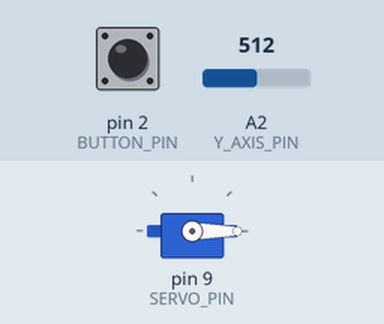
Bench run of a sketch on a simulated Arduino Uno, built with avr-gcc and run on an emulated ATmega328P. Shown: servo. The test bench sets the inputs (shaded band); at power-on: A2 (Y_AXIS_PIN) = 512, pin 2 (BUTTON_PIN) HIGH.

Above: at 1.2 s.
1.3 s: A2 (Y_AXIS_PIN) set to 307
2.8 s: A2 (Y_AXIS_PIN) set to 291
At 3.8 s:
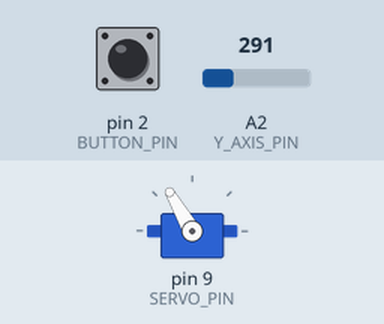
4.9 s: pin 2 (BUTTON_PIN) pulled LOW for 0.15 s
8.0 s: pin 2 (BUTTON_PIN) pulled LOW for 1 s
At 8.46 s:
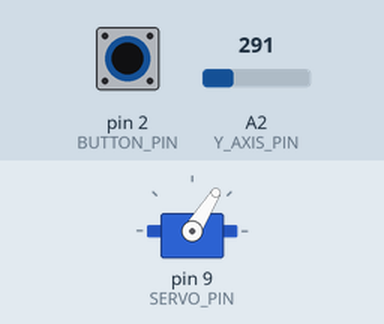
11.5 s: pin 2 (BUTTON_PIN) pulled LOW for 3.2 s
At 12.26 s:
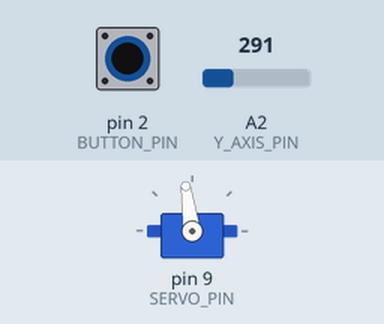
Timing chart, 0 to 17.2 s (numbered marks = the images above; inputs shaded):
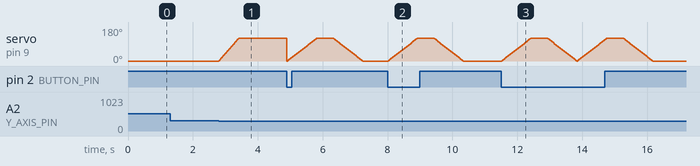

Measured:
- the behaviour switches between 300 and 299 on A2 (Y_AXIS_PIN) (found by bisection; images 0 and 1)
- after the input at 1.3 s, every drawn part: stays the same
- after the input at 2.8 s, servo on pin 9 (SERVO_PIN): moves from 0° to 120° over 0.61 s, starting at once
- after the input at 8.0 s, servo on pin 9 (SERVO_PIN): rises from 0° to 120° in 0.90 s, then falls to 0° in 1.4 s

The sketch:

sketch_jun3a.ino
```cpp
#include <Servo.h>

Servo servoMotor;  // Creëer een Servo-object voor de aansturing van de servo

// Pin configuraties
const int SERVO_PIN = 9;         // Servo is aangesloten op pin 9
const int BUTTON_PIN = 2;        // Drukknop is aangesloten op pin 2
const int X_AXIS_PIN = A3;       // X-as van de joystick is aangesloten op analoge pin A3 (momenteel niet gebruikt)
const int Y_AXIS_PIN = A2;       // Y-as van de joystick is aangesloten op analoge pin A2

// Joystick grenzen
const int Y_POSITION_UPPER_THRESHOLD = 300;  // Drempelwaarde voor joystick omhoog
const int Y_POSITION_LOWER_THRESHOLD = 700;  // Drempelwaarde voor joystick omlaag

// Servo hoeken
const int MAX_SERVO_ANGLE = 120;  // Maximale hoek van de servo (120 graden)
const int MIN_SERVO_ANGLE = 0;    // Minimale hoek van de servo (0 graden)

// Delays in milliseconden
const int SHORT_DELAY = 10;       // Korte vertraging (voor vloeiende beweging)
const int MEDIUM_DELAY = 15;      // Middellange vertraging (voor knoprespons)
const int LONG_DELAY = 500;       // Lange vertraging (pauze bij volledig bewegen)

// Huidige servo positie
int currentServoPosition = 0;  // Houdt de huidige positie van de servo bij

void setup() {
  // Seriële communicatie voor debugging
  Serial.begin(9600);

  // Servo motor initialisatie
  servoMotor.attach(SERVO_PIN);  // Koppel de servo aan pin 9
  servoMotor.write(currentServoPosition);  // Zet de beginpositie van de servo op 0 graden

  // Pin modes instellen
  pinMode(X_AXIS_PIN, INPUT);     // X-as van de joystick als input
  pinMode(Y_AXIS_PIN, INPUT);     // Y-as van de joystick als input
  pinMode(BUTTON_PIN, INPUT_PULLUP);  // Drukknop als input met interne pull-up weerstand
}

void loop() {
  // Joystick controle
  checkJoystick();  // Controleer de positie van de joystick

  // Drukknop controle
  if (isButtonPressed()) {  // Controleer of de drukknop is ingedrukt
    handleButtonPress();  // Als de knop is ingedrukt, voer de bijbehorende functie uit
  }
}

// Functie om de joystick positie te controleren en de servo aan te passen
void checkJoystick() {
  int yPosition = readJoystickYAxis();  // Lees de Y-as positie van de joystick

  // Joystick omhoog bewogen
  if (isJoystickUp(yPosition) && !isServoAtMaxAngle()) {  // Als de joystick omhoog is en de servo niet op de maximale hoek staat
    moveServoUp();  // Beweeg de servo omhoog
  }
  // Joystick omlaag bewogen
  else if (isJoystickDown(yPosition) && !isServoAtMinAngle()) {  // Als de joystick omlaag is en de servo niet op de minimale hoek staat
    moveServoDown();  // Beweeg de servo omlaag
  }
}

// Functie om de joystick Y-as te lezen
int readJoystickYAxis() {
  return analogRead(Y_AXIS_PIN);  // Lees de analoge waarde van de Y-as van de joystick
}

// Functie om te controleren of de joystick omhoog is bewogen
bool isJoystickUp(int yPosition) {
  return yPosition < Y_POSITION_UPPER_THRESHOLD;  // Controleer of de Y-as positie kleiner is dan de drempelwaarde voor omhoog
}

// Functie om te controleren of de joystick omlaag is bewogen
bool isJoystickDown(int yPosition) {
  return yPosition > Y_POSITION_LOWER_THRESHOLD;  // Controleer of de Y-as positie groter is dan de drempelwaarde voor omlaag
}

// Functie om te controleren of de servo aan de maximale hoek staat
bool isServoAtMaxAngle() {
  return currentServoPosition >= MAX_SERVO_ANGLE;  // Controleer of de huidige positie gelijk is aan of groter is dan de maximale hoek
}

// Functie om te controleren of de servo aan de minimale hoek staat
bool isServoAtMinAngle() {
  return currentServoPosition <= MIN_SERVO_ANGLE;  // Controleer of de huidige positie gelijk is aan of kleiner is dan de minimale hoek
}

// Functie om de servo omhoog te bewegen
void moveServoUp() {
  currentServoPosition += 2;  // Verhoog de servo positie met 2 graden
  servoMotor.write(currentServoPosition);  // Beweeg de servo naar de nieuwe positie
  delay(SHORT_DELAY);  // Voeg een korte vertraging toe voor vloeiende beweging
}

// Functie om de servo omlaag te bewegen
void moveServoDown() {
  currentServoPosition -= 2;  // Verlaag de servo positie met 2 graden
  servoMotor.write(currentServoPosition);  // Beweeg de servo naar de nieuwe positie
  delay(SHORT_DELAY);  // Voeg een korte vertraging toe voor vloeiende beweging
}

// Functie om te controleren of de drukknop is ingedrukt
bool isButtonPressed() {
  return digitalRead(BUTTON_PIN) == LOW;  // Controleer of de drukknop is ingedrukt (LOW betekent ingedrukt omdat de pull-up weerstand is ingeschakeld)
}

// Functie die wordt aangeroepen wanneer de drukknop is ingedrukt
void handleButtonPress() {
  // Beweeg de servo van de minimale naar de maximale hoek
  for (int angle = MIN_SERVO_ANGLE; angle <= MAX_SERVO_ANGLE; angle += 2) {
    servoMotor.write(angle);  // Zet de servo naar de nieuwe hoek
    delay(MEDIUM_DELAY);  // Voeg een vertraging toe voor een vloeiende beweging
  }

  delay(LONG_DELAY);  // Wacht een halve seconde nadat de servo de maximale hoek heeft bereikt

  // Beweeg de servo terug van de maximale naar de minimale hoek
  for (int angle = MAX_SERVO_ANGLE; angle >= MIN_SERVO_ANGLE; angle -= 2) {
    servoMotor.write(angle);  // Zet de servo naar de nieuwe hoek
    delay(MEDIUM_DELAY);  // Voeg een vertraging toe voor een vloeiende beweging
  }
}
```
